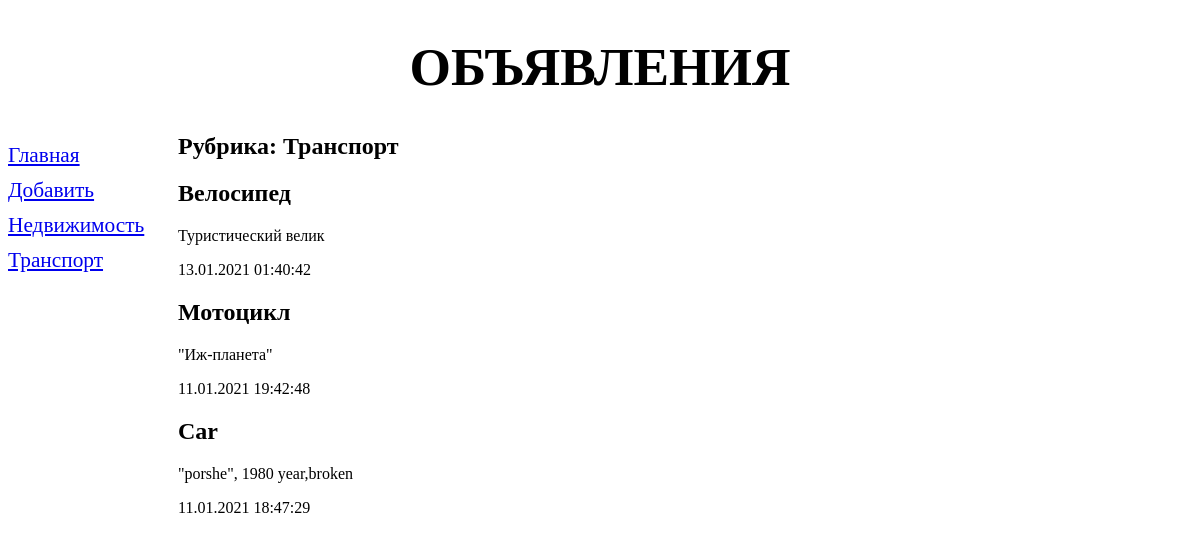
The page /bboard/2/ on the database its author committed.
### bboard/models.py (models this page shows, shortened)
class Rubric(models.Model):
    name = models.CharField(max_length=50, db_index=True, verbose_name='Название')
    class Meta:
        verbose_name_plural = 'Рубрики'
        verbose_name = 'Рубрика'
        ordering = ['name']

class Bb(models.Model):
    title = models.CharField(max_length=50, verbose_name="Товар")
    content = models.TextField(null=True, blank=True, verbose_name='Описание')
    price = models.FloatField(null=True, blank=True, verbose_name='Цена')
    published = models.DateTimeField(auto_now_add=True, db_index=True, verbose_name='Опубликовано')
    rubric = models.ForeignKey('Rubric', null=True, on_delete=models.PROTECT, verbose_name='Рубрика')
    class Meta:
        verbose_name_plural = 'Объявления'
        verbose_name = 'Объявление'
        ordering = ['-published']

### bboard/views.py (the view)
# urls.py: path('<int:rubric_id>/', by_rubric, name='by_rubric'),
def by_rubric(request, rubric_id):
    bbs = Bb.objects.filter(rubric=rubric_id)
    rubrics = Rubric.objects.all()
    current_rubric = Rubric.objects.get(pk=rubric_id)
    context = {
        'bbs': bbs,
        'rubrics': rubrics,
        'current_rubric': current_rubric
    }
    return render(request, 'bboard/by_rubric.html', context)

### bboard/templates/bboard/by_rubric.html (shortened to what this page needs)
{% extends "layout/basic.html" %}
{% block content %}
<h2>Рубрика: {{ current_rubric.name }}</h2>
{% for bb in bbs %}
<div>
    <h2>{{ bb.title }}</h2>
    <p>{{ bb.content }}</p>
    <p>{{ bb.published|date:"d.m.Y H:i:s" }}</p>
</div>
{% endfor %}
{% endblock %}

### bboard/templates/layout/basic.html (shortened to what this page needs)
{% load static %}
<!DOCTYPE html>
<html lang="ru">
<head>
    <link rel="stylesheet" type="text/css" href="{% static 'bboard/style.css' %}">
</head>
<body>
    <header>
        <h1>Объявления</h1>
    </header>
    <nav>
        <a href="{% url 'index' %}">Главная</a>
        <a href="{% url 'add' %}">Добавить</a>
        {% for rubric in rubrics %}
        <a href="{% url 'by_rubric' rubric.pk %}">{{ rubric.name }}</a>
        {% endfor %}
    </nav>
    <section>
        {% block content %}
        {% endblock %}
    </section>
</body>
</html>

### bboard/static/bboard/style.css (style rules this page uses)
header h1 { font-size: 40pt; text-transform: uppercase; text-align: center; }
nav { font-size: 16pt; width: 150px; float: left; }
nav a { display: block; margin: 10px 0px; }
section { margin-left: 170px; }

### rows shown on the page
Rubric: name "Недвижимость"
Rubric: name "Транспорт"
Bb: title "Велосипед", content "Туристический велик", published "13.01.2021 01:40:42"
Bb: title "Мотоцикл", content "\"Иж-планета\"", published "11.01.2021 19:42:48"
Bb: title "Car", content "\"porshe\", 1980 year,broken", published "11.01.2021 18:47:29"
